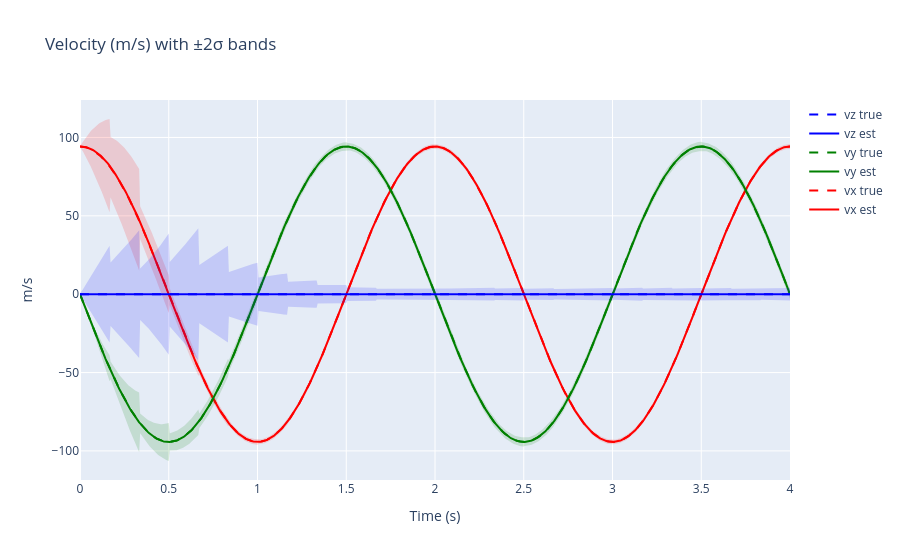

Write notebook code for a chart like this one.
### Markdown cell above
## Plot Velocity (m/s)

Velocity often benefits from frequent updates (e.g., GPS Doppler). Here we only have occasional position updates; expect velocity uncertainty to grow between updates and shrink slightly after them.

### Code cell
# Velocity (m/s) with ±2σ bands
import numpy as np
import plotly.graph_objects as go

fig = go.Figure()

color_rgb = {
    0: ('rgba(255,0,0,0.15)', '#ff0000'),   # x -> red
    1: ('rgba(0,128,0,0.15)', '#008000'),   # y -> green
    2: ('rgba(0,0,255,0.15)', '#0000ff'),   # z -> blue
}

for i, comp in enumerate(['x','y','z']):
    fill_rgba, line_color = color_rgb[i]
    mean = vel_est[:, i]
    std2p = 2.0 * vel_std[:, i]
    upper = mean + std2p
    lower = mean - std2p

    fig.add_scatter(x=times, y=upper, name=f"v{comp} +2σ", line=dict(color=line_color, width=0), showlegend=False)
    fig.add_scatter(x=times, y=lower, name=f"v{comp} -2σ", fill='tonexty', fillcolor=fill_rgba, line=dict(color=line_color, width=0), showlegend=False)

    fig.add_scatter(x=times, y=mean, name=f"v{comp} est", line=dict(color=line_color, width=2))
    fig.add_scatter(x=times, y=vel_true[:, i], name=f"v{comp} true", line=dict(color=line_color, dash='dash', width=2))

fig.update_layout(title='Velocity (m/s) with ±2σ bands', xaxis_title='Time (s)', yaxis_title='m/s')
fig.show()

### Figure 1 — Plotly figure (JSON) as saved in the notebook; plotly's stock layout.template omitted (floating-point values rounded to 4 significant figures; data arrays with more than 128 entries replaced by an {"elided": "..."} marker saying what was removed)
{"data": [{"line": {"color": "#ff0000", "width": 0}, "name": "vx +2σ", "showlegend": false, "type": "scatter", "x": {"elided": "721 float values"}, "y": {"elided": "721 float values"}}, {"fill": "tonexty", "fillcolor": "rgba(255,0,0,0.15)", "line": {"color": "#ff0000", "width": 0}, "name": "vx -2σ", "showlegend": false, "type": "scatter", "x": {"elided": "721 float values"}, "y": {"elided": "721 float values"}}, {"line": {"color": "#ff0000", "width": 2}, "name": "vx est", "type": "scatter", "x": {"elided": "721 float values"}, "y": {"elided": "721 float values"}}, {"line": {"color": "#ff0000", "dash": "dash", "width": 2}, "name": "vx true", "type": "scatter", "x": {"elided": "721 float values"}, "y": {"elided": "721 float values"}}, {"line": {"color": "#008000", "width": 0}, "name": "vy +2σ", "showlegend": false, "type": "scatter", "x": {"elided": "721 float values"}, "y": {"elided": "721 float values"}}, {"fill": "tonexty", "fillcolor": "rgba(0,128,0,0.15)", "line": {"color": "#008000", "width": 0}, "name": "vy -2σ", "showlegend": false, "type": "scatter", "x": {"elided": "721 float values"}, "y": {"elided": "721 float values"}}, {"line": {"color": "#008000", "width": 2}, "name": "vy est", "type": "scatter", "x": {"elided": "721 float values"}, "y": {"elided": "721 float values"}}, {"line": {"color": "#008000", "dash": "dash", "width": 2}, "name": "vy true", "type": "scatter", "x": {"elided": "721 float values"}, "y": {"elided": "721 float values"}}, {"line": {"color": "#0000ff", "width": 0}, "name": "vz +2σ", "showlegend": false, "type": "scatter", "x": {"elided": "721 float values"}, "y": {"elided": "721 float values"}}, {"fill": "tonexty", "fillcolor": "rgba(0,0,255,0.15)", "line": {"color": "#0000ff", "width": 0}, "name": "vz -2σ", "showlegend": false, "type": "scatter", "x": {"elided": "721 float values"}, "y": {"elided": "721 float values"}}, {"line": {"color": "#0000ff", "width": 2}, "name": "vz est", "type": "scatter", "x": {"elided": "721 float values"}, "y": {"elided": "721 float values"}}, {"line": {"color": "#0000ff", "dash": "dash", "width": 2}, "name": "vz true", "type": "scatter", "x": {"elided": "721 float values"}, "y": {"elided": "721 int values"}}], "layout": {"title": {"text": "Velocity (m/s) with ±2σ bands"}, "xaxis": {"title": {"text": "Time (s)"}}, "yaxis": {"title": {"text": "m/s"}}}}
